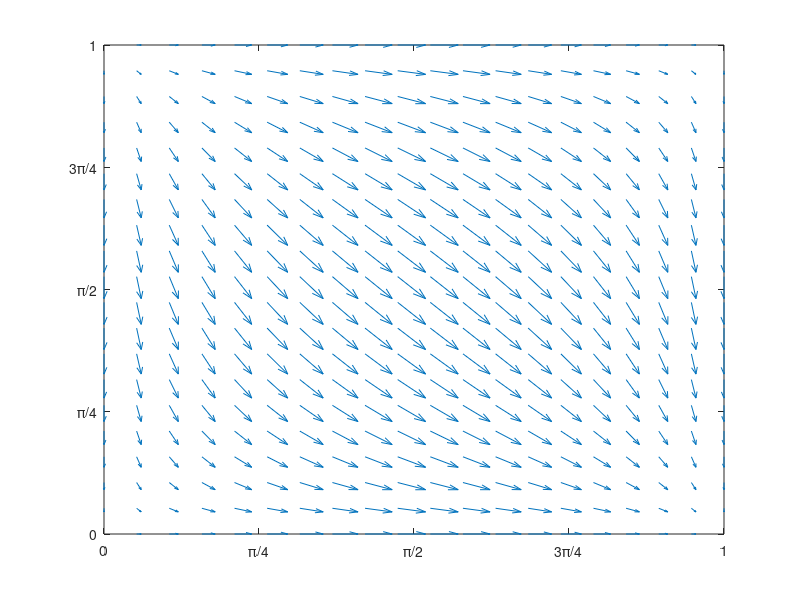

Write MATLAB code to recreate this figure.
# Using MATLAB, carefully plot a vector field defined by
# A = sin(x) u_x - sin(y) u_y in the region 0 < x < pi, 0 < y < pi. The length
# of the vectors in the field should be proportional to the field at that point.
# Find the magnitude of this vector at the point (pi / 2, pi / 2).

range = linspace(0,pi,20);
[XX, YY] = meshgrid(range,range);
Ax = sin(XX);
Ay = -sin(YY);
quiver(XX,YY,Ax,Ay);
axis([0 pi 0 pi]);
ticks = pi * [0, 1/4, 2/4, 3/4, 4/4];
ticklabels = {'0', 'π/4', 'π/2', '3π/4', '1'};
xticks(ticks);
xticklabels(ticklabels);
yticks(ticks);
yticklabels(ticklabels);
[sin(pi/2); -sin(pi/2)]
